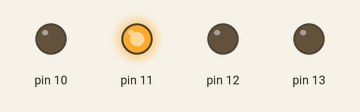
A sketch run on a simulated Arduino Uno, built with avr-gcc and run on an emulated ATmega328P. Shown: output pins drawn as LEDs (lit = HIGH). What the sketch prints to the serial monitor is not drawn.

Above: at 0.1 s.
At 10.1 s:
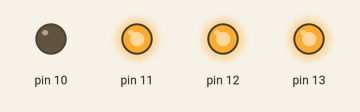
At 15.1 s:
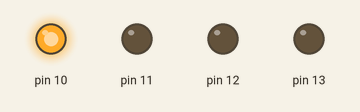
At 30.1 s:
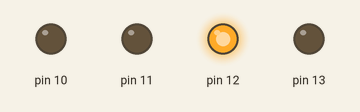
At 35.1 s:
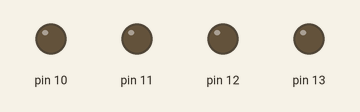
Timing chart, 0 to 36.6 s (numbered marks = the images above):
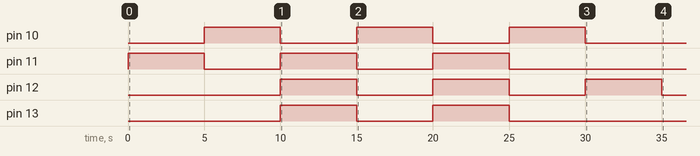

The sketch:

gincana_bin.ino
```cpp
// PREENCHA SUA PALAVRA, LETRA POR LETRA
char palavra[8] = {'B','A','N','A','N','A','D','A'};
// E O NÚMERO DE CARACTERES QUE ELA POSSUI
int n_letras = 7;

// PRONTO! :)

int del = 5000;
int binario[4] = {0,0,0,0};
int remains = 0;
char letter = ' ';

void setup() {
  // starts communication to Serial monitor
  Serial.begin(9600);

  // declares LEDs
  for (int led = 10; led <=13; led ++){
    pinMode(led, OUTPUT);
  }

  char alfab[26] ={
    'A','B','C','D','E',
    'F','G','H','I','J',
    'K','L','M','N','O',
    'P','Q','R','S','T',
    'U','V','W','X','Y',
    'Z'
  };

  // iterates through given word
  for( int countt = 0 ; countt < n_letras ; countt ++ ){
    letter = palavra[countt];

    // finds position of given letter in the alphabet
    for (int index = 0; index<26; index ++){
      if (alfab[index] == letter){
        remains = index + 1;
      }
    }

    // fills the array "binario" with bits, based on given decimal
    for(int pos = 0; remains > 0; pos ++){
      binario[pos] = remains %2;
      remains = remains/2;
    }

    // turns on LEDs based on the contents of the array "binario"
    for (int count = 0; count < 4; count ++){
      digitalWrite(count+10,binario[count]);
      binario[count] = 0;
    }

  Serial.print(letter);
  delay(del);
  }

  // resets the LEDs to off
  for (int count = 0; count < 4; count ++){
      digitalWrite(count+10,0);
    }
  remains = 0;
}

void loop() {
}
```
